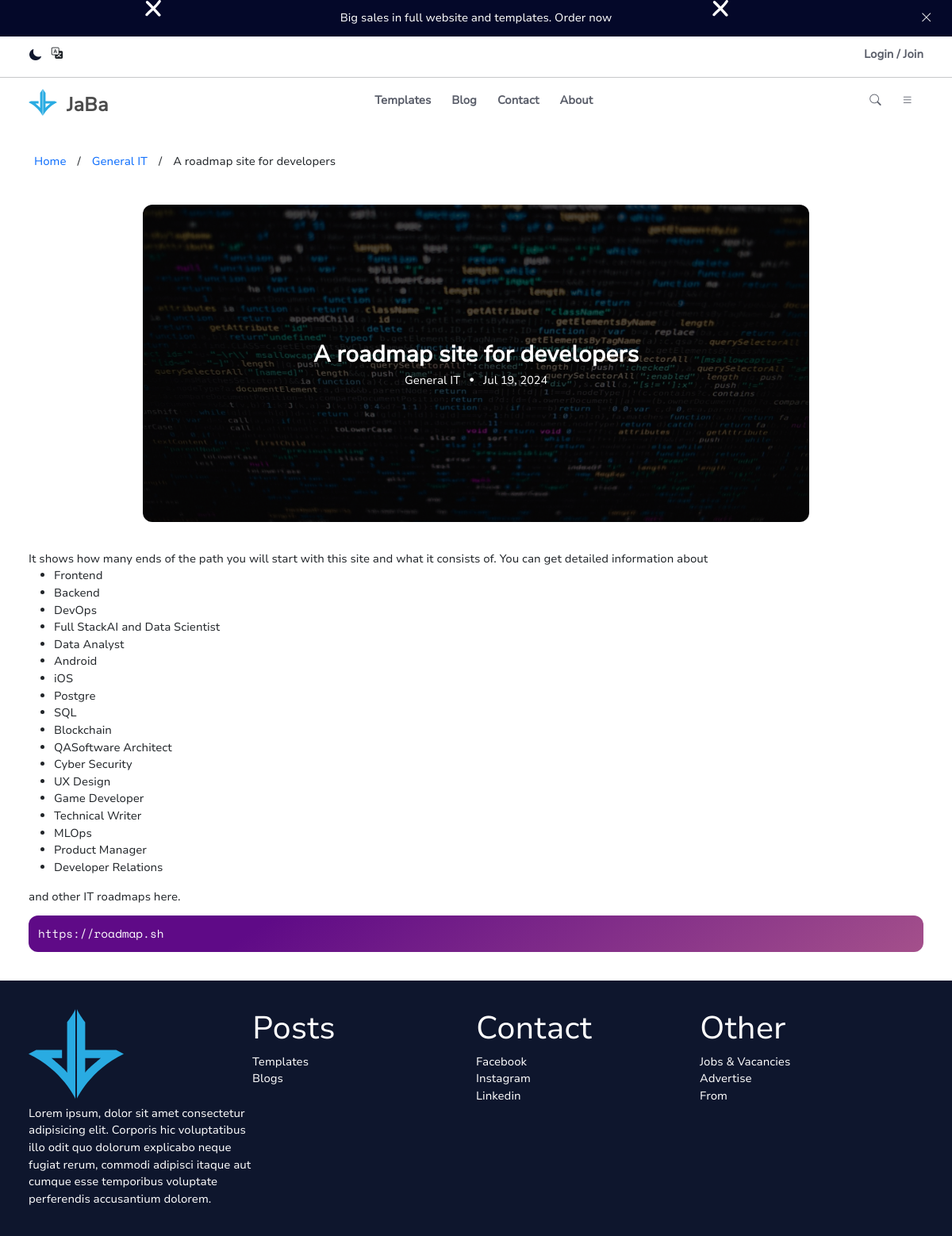
Page /article/22 on the committed database.
### articles/models.py (models this page shows, shortened)
class Articles (models.Model):
    name=models.CharField('Title', max_length=200,unique=True)
    category=models.ForeignKey(to=Categories,on_delete=models.CASCADE,verbose_name='Category')
    img=models.ImageField('Image',upload_to='archive')
    date=models.DateTimeField('Date',default=timezone.now)
    txt=RichTextField('Text',default='')
    class Meta:
        verbose_name = 'Article'
        verbose_name_plural = 'Articles'

class Categories(models.Model):
    name=models.CharField('Title',max_length=200,unique=True)
    def __str__(self):
        return self.name
    class Meta:
        verbose_name = 'Category'
        verbose_name_plural = 'Categories'

### articles/views.py (the view)
# urls.py: path('article/<int:pk>',articlesViews.ArticleDetail.as_view(),name='articlepage'),
class ArticleDetail(DetailView):
    model = Articles
    template_name = 'post.html'
    context_object_name = 'articles'
    def get_context_data(self, **kwargs):
        data=super(ArticleDetail,self).get_context_data()
        data['title']='Title'
        return data

### templates/post.html
{% extends 'base.html' %}
{% block main %}
    <main>
        <div class="mainClass">
            <div class="breadcrumbclass">
                <li class="btn"><a href="{% url 'homepage' %}">Home</a></li>
                <p class="btn">/</p>
                <li class="btn"><a href="{% url 'homepage' %}">{{object.category}}</a></li>
                <p class="btn">/</p>
                <li class="btn" aria-current="page">{{object.name}}</li>
            </div>
            <div class="detailClass">
                <div class="postHeader">
                    <div class="img">
                        <img src="{{object.img.url}}">
                        <div class="text">
                            <p class="titleid">{{object.name}}</p>
                            <span>
                                <a href="#">{{object.category}}</a>
                                <p><i class="bi bi-circle-fill"></i></p>
                                <p>{{object.date|date:"M d, Y"}}</p>
                            </span>
                        </div>
                    </div>
                </div>
                <div class="postBody">
                    {{object.txt|safe}}
                </div>
            </div>
        </div>
    </main>
{% endblock %}

### static/css/style.css (style rules this page uses)
* { margin: 0; padding: 0; }
html { width: 100%; max-width: 1920px; margin: auto; height: 100%; }
body { font-family: nunitosans; font-size: 1.2vw; }
body a { text-decoration: none; font-size: 1.2vw; }
body .btn { font-size: 1.2vw; }
body i { font-size: 1.2vw; }
body p { margin: 0; }
body main .mainClass .breadcrumbclass { margin: 3vw; display: flex; }
body main .mainClass .breadcrumbclass .btn { padding: 0.5vw; }
body main .mainClass .detailClass .postHeader { display: flex; justify-content: center; width: 100%; margin-bottom: 2vw; }
body main .mainClass .detailClass .postHeader .img { position: relative; display: flex; flex-direction: column; align-items: center; justify-content: center; overflow: hidden; width: 70vw; height: 50vh; border-radius: 12px; }
body main .mainClass .detailClass .postHeader .img img { width: 70vw; height: 50vh; -o-object-fit: cover; object-fit: cover; filter: brightness(30%); transition: transform 1s; }
body main .mainClass .detailClass .postHeader .img .text { width: 100%; position: absolute; display: flex; flex-direction: column; justify-content: center; align-items: center; color: white; }
body main .mainClass .detailClass .postHeader .img .text .titleid { font-size: 2.4vw; font-weight: bold; text-align: center; }
body main .mainClass .detailClass .postHeader .img .text a { color: white; }
body main .mainClass .detailClass .postHeader .img .text span { display: flex; flex-direction: row; align-items: center; }
body main .mainClass .detailClass .postHeader .img .text span p { display: flex; align-items: center; }
body main .mainClass .detailClass .postHeader .img .text span p .bi { font-size: 0.4vw; margin: 0 1vw; }
body main .mainClass .detailClass .postBody { margin: 3vw; }
body main .mainClass .detailClass .postBody blockquote { background-color: #a4508b; background-image: linear-gradient(326deg, #a4508b 0%, #5f0a87 74%); color: white; padding: 1vw; border-radius: 12px; font-family: spacemono; margin: 1vw 0; }
body main .mainClass .detailClass .postBody blockquote a { color: white; }

### rows in the picture
Articles: category "General IT", name "A roadmap site for developers", img (picture), date "Jul 19, 2024", txt "It shows how many ends of the path you will start with this site and what it consists of. You can get detailed information about Frontend Backend DevOps Full StackAI and Data Scientist Data Analyst Android iOS Postgre SQL Blockchain QASoftware Architect Cyber Security UX Design Game Developer Technical Writer MLOps Product Manager Developer Relations and other IT roadmaps here. https://roadmap.sh"
